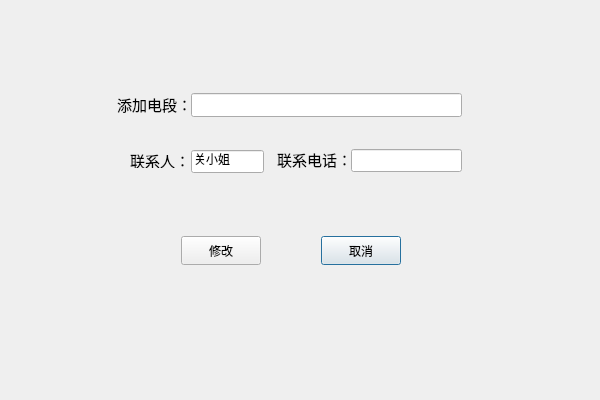
<?xml version="1.0" encoding="UTF-8"?>
<ui version="4.0">
 <class>DuanAlterDialog</class>
 <widget class="QDialog" name="DuanAlterDialog">
  <property name="geometry">
   <rect>
    <x>0</x>
    <y>0</y>
    <width>600</width>
    <height>400</height>
   </rect>
  </property>
  <property name="minimumSize">
   <size>
    <width>600</width>
    <height>400</height>
   </size>
  </property>
  <property name="maximumSize">
   <size>
    <width>600</width>
    <height>400</height>
   </size>
  </property>
  <property name="windowTitle">
   <string>Dialog</string>
  </property>
  <widget class="QLineEdit" name="lineEdit_2">
   <property name="geometry">
    <rect>
     <x>191</x>
     <y>150</y>
     <width>73</width>
     <height>23</height>
    </rect>
   </property>
   <property name="text">
    <string>关小姐</string>
   </property>
  </widget>
  <widget class="QLineEdit" name="lineEdit_3">
   <property name="geometry">
    <rect>
     <x>351</x>
     <y>149</y>
     <width>111</width>
     <height>23</height>
    </rect>
   </property>
   <property name="text">
    <string/>
   </property>
  </widget>
  <widget class="QPushButton" name="pushButton_2">
   <property name="geometry">
    <rect>
     <x>321</x>
     <y>236</y>
     <width>80</width>
     <height>29</height>
    </rect>
   </property>
   <property name="minimumSize">
    <size>
     <width>0</width>
     <height>25</height>
    </size>
   </property>
   <property name="text">
    <string>取消</string>
   </property>
  </widget>
  <widget class="QLineEdit" name="lineEdit">
   <property name="geometry">
    <rect>
     <x>191</x>
     <y>93</y>
     <width>271</width>
     <height>24</height>
    </rect>
   </property>
  </widget>
  <widget class="QPushButton" name="pushButton">
   <property name="geometry">
    <rect>
     <x>181</x>
     <y>236</y>
     <width>80</width>
     <height>29</height>
    </rect>
   </property>
   <property name="minimumSize">
    <size>
     <width>0</width>
     <height>25</height>
    </size>
   </property>
   <property name="text">
    <string>修改</string>
   </property>
  </widget>
  <widget class="QLabel" name="label_2">
   <property name="geometry">
    <rect>
     <x>130</x>
     <y>152</y>
     <width>55</width>
     <height>16</height>
    </rect>
   </property>
   <property name="font">
    <font>
     <pointsize>11</pointsize>
    </font>
   </property>
   <property name="text">
    <string>联系人：</string>
   </property>
  </widget>
  <widget class="QLabel" name="label">
   <property name="geometry">
    <rect>
     <x>117</x>
     <y>95</y>
     <width>69</width>
     <height>18</height>
    </rect>
   </property>
   <property name="font">
    <font>
     <pointsize>11</pointsize>
    </font>
   </property>
   <property name="text">
    <string>添加电段：</string>
   </property>
  </widget>
  <widget class="QLabel" name="label_3">
   <property name="geometry">
    <rect>
     <x>277</x>
     <y>150</y>
     <width>70</width>
     <height>19</height>
    </rect>
   </property>
   <property name="font">
    <font>
     <pointsize>11</pointsize>
    </font>
   </property>
   <property name="text">
    <string>联系电话：</string>
   </property>
  </widget>
 </widget>
 <resources/>
 <connections/>
</ui>
